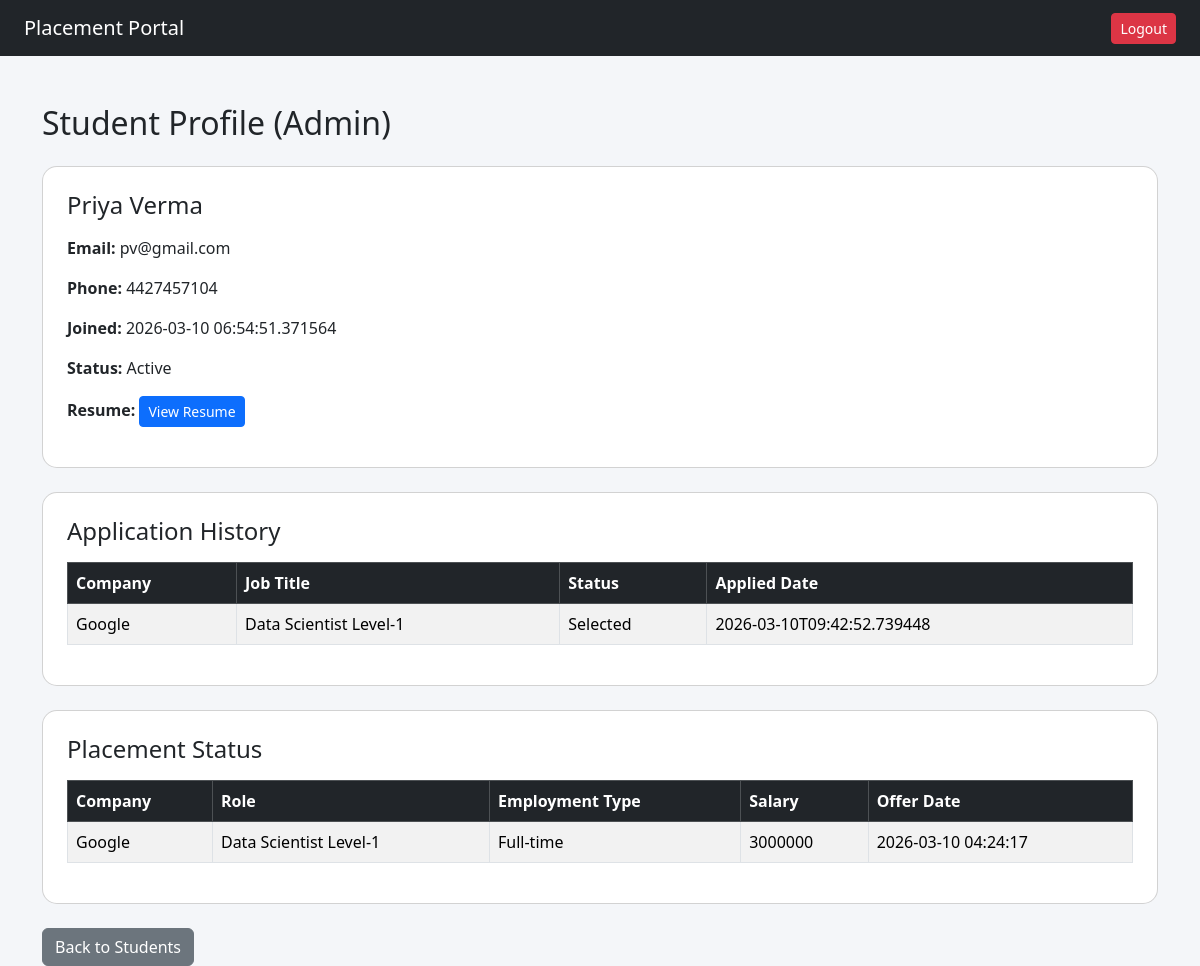
The page /admin/student-profile/2 (signed in) on the database as committed earlier.
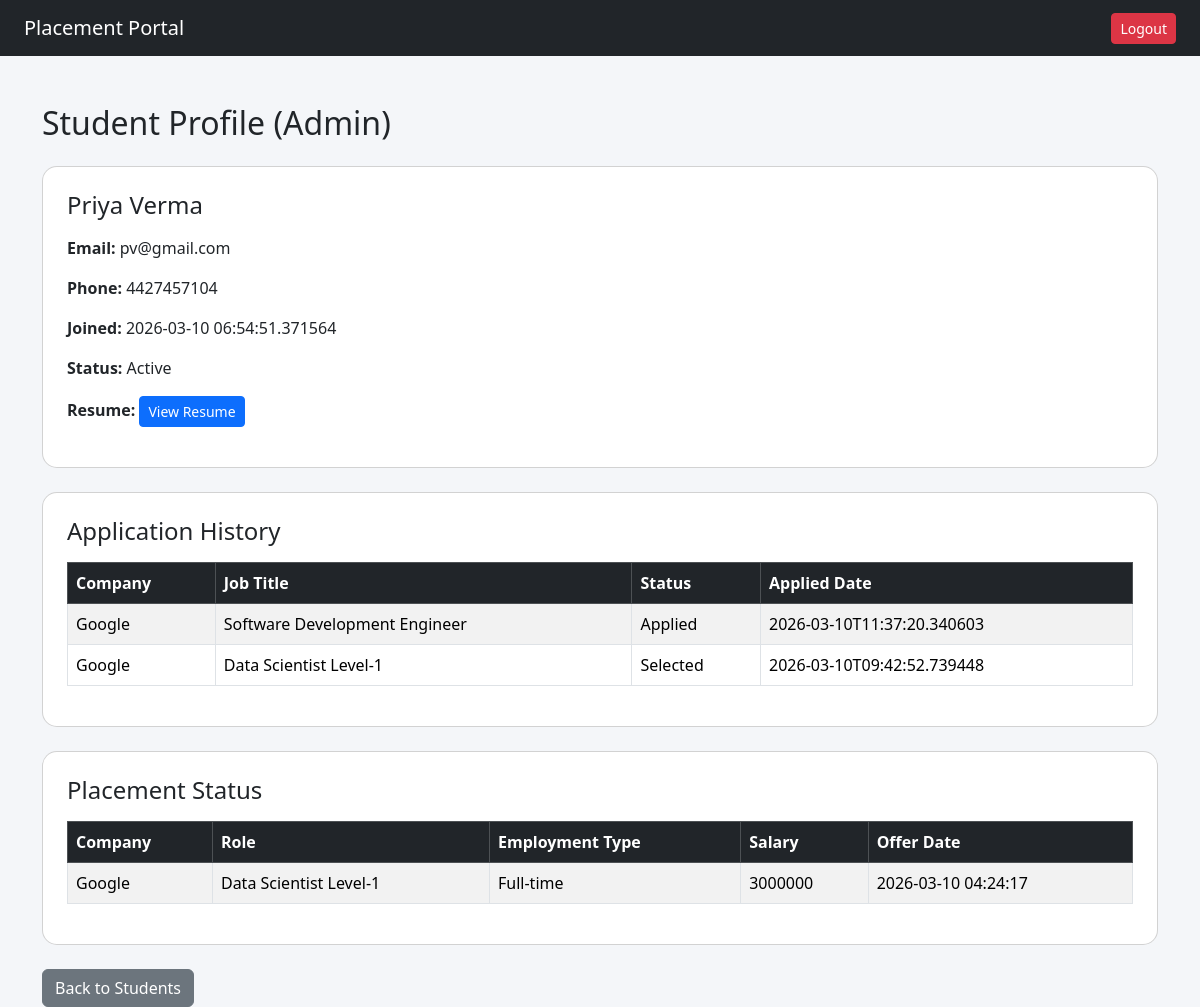
The same page on the database as committed later.
### tables this page shows
CREATE TABLE application (
            id INTEGER PRIMARY KEY AUTOINCREMENT,
            student_id INTEGER,
            drive_id INTEGER,
            application_date TEXT,
            status TEXT DEFAULT 'Applied',
            UNIQUE(student_id, drive_id),
            FOREIGN KEY(student_id) REFERENCES student(id),
            FOREIGN KEY(drive_id) REFERENCES placement_drive(id)
        );

CREATE TABLE company (
          id INTEGER PRIMARY KEY AUTOINCREMENT,
          name TEXT NOT NULL,
          email TEXT UNIQUE NOT NULL,
          password TEXT NOT NULL,
          hr_contact TEXT,
          website TEXT,
          approval_status TEXT DEFAULT 'Pending',
          is_active INTEGER DEFAULT 1,
          created_at TEXT          
        );

CREATE TABLE placement_drive(
            id INTEGER PRIMARY KEY AUTOINCREMENT,
            company_id INTEGER,
            job_title TEXT NOT NULL,
            job_description TEXT,
            eligibility TEXT,
            deadline TEXT,
            status TEXT DEFAULT 'Pending',
            created_at TEXT,
            FOREIGN KEY(company_id) REFERENCES company(id)              
        );

CREATE TABLE job_position (
            id INTEGER PRIMARY KEY AUTOINCREMENT,
            student_id INTEGER NOT NULL,
            company_id INTEGER NOT NULL,
            placement_drive_id INTEGER NOT NULL,
            title TEXT NOT NULL,
            description TEXT,
            employment_type TEXT NOT NULL,
            offered_salary INTEGER,
            offered_at TIMESTAMP DEFAULT CURRENT_TIMESTAMP,
            FOREIGN KEY (student_id) REFERENCES student(id),
            FOREIGN KEY (company_id) REFERENCES company(id),
            FOREIGN KEY (placement_drive_id) REFERENCES placement_drive(id)
        );

### app.py (the view)
@app.route('/admin/student-profile/<int:student_id>')
def admin_student_profile(student_id):
    if session.get('role') != 'admin':
        return redirect('/')
    student, applications, placements = _load_student_profile(student_id)
    if not student:
        return "Student not found", 404
    return render_template("admin/student_profile.html",
                           student=student,
                           applications=applications,
                           placements=placements)

### database.py (called while the page is built)
def get_connection():
    conn = sqlite3.connect(DB_NAME)
    conn.row_factory = sqlite3.Row
    return conn

### templates/admin/student_profile.html
{% extends "base.html" %}
{% block content %}
<h2 class="mb-4">Student Profile (Admin)</h2>
<div class="card mb-4 p-4">
    <h4 class="mb-3">{{ student.name }}</h4>
    <p><strong>Email:</strong> {{ student.email }}</p>
    <p><strong>Phone:</strong> {{ student.phone or '—' }}</p>
    <p><strong>Joined:</strong> {{ student.created_at or '—' }}</p>
    <p>
        <strong>Status:</strong>
        {% if student.is_active == 1 %}Active{% else %}Blacklisted{% endif %}
    </p>
    <p>
        <strong>Resume:</strong>
        {% if student.resume_path %}
        <a class="btn btn-sm btn-primary"
           href="{{ url_for('static', filename=student.resume_path.replace('static/', '')) }}"
           target="_blank">
            View Resume
        </a>
        {% else %}
        <span class="text-muted">No resume uploaded</span>
        {% endif %}
    </p>
</div>
<div class="card mb-4 p-4">
    <h4 class="mb-3">Application History</h4>
    <table class="table table-bordered table-striped">
        <thead class="table-dark">
            <tr>
                <th>Company</th>
                <th>Job Title</th>
                <th>Status</th>
                <th>Applied Date</th>
            </tr>
        </thead>
        <tbody>
            {% for a in applications %}
            <tr>
                <td>{{ a.company_name }}</td>
                <td>{{ a.job_title }}</td>
                <td>{{ a.status }}</td>
                <td>{{ a.application_date }}</td>
            </tr>
            {% else %}
            <tr><td colspan="4" class="text-center">No applications yet.</td></tr>
            {% endfor %}
        </tbody>
    </table>
</div>
<div class="card mb-4 p-4">
    <h4 class="mb-3">Placement Status</h4>
    {% if placements %}
    <table class="table table-bordered table-striped">
        <thead class="table-dark">
            <tr>
                <th>Company</th>
                <th>Role</th>
                <th>Employment Type</th>
                <th>Salary</th>
                <th>Offer Date</th>
            </tr>
        </thead>
        <tbody>
            {% for p in placements %}
            <tr>
                <td>{{ p.company_name }}</td>
                <td>{{ p.title }}</td>
                <td>{{ p.employment_type }}</td>
                <td>{{ p.offered_salary or '—' }}</td>
                <td>{{ p.offered_at }}</td>
            </tr>
            {% endfor %}
        </tbody>
    </table>
    {% else %}
    <p class="text-muted mb-0">No placement records found for this student.</p>
    {% endif %}
</div>
<a href="/admin/students" class="btn btn-secondary">Back to Students</a>
{% endblock %}

Rows that differ between the two databases and show on the page:
added application: company_name "Google", job_title "Software Development Engineer", status "Applied", application_date "2026-03-10T11:37:20.340603"
